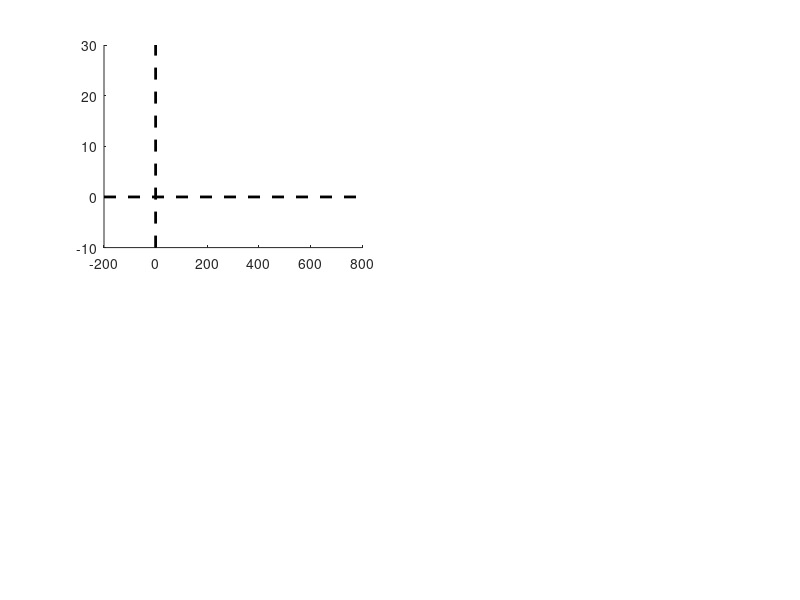

The MATLAB source for this figure: (Note: this script raises an error after producing the figure.)
%% clear contents and add current folder with subfolders
clear
close all
clc

%add functions
homedir = mfilename('fullpath');
funcdir = [homedir(1:end-15) 'functions'];
addpath(genpath(funcdir))

%% load the data

%The variable CPP contains the subject-level data, and is of size 21
%(participants) by 16 (conditions) by time. The conditions are as follows:

%1) Response-locked, short interval, validly cued, easy
%2) Response-locked, short interval, validly cued, difficult
%3) Response-locked, short interval, invalidly cued, easy
%4) Response-locked, short interval, invalidly cued, difficult
%5) Response-locked, long interval, validly cued, easy
%6) Response-locked, long interval, validly cued, difficult
%7) Response-locked, long interval, invalidly cued, easy
%8) Response-locked, long interval, invalidly cued, difficult
%9) Stimulus-locked, short interval, validly cued, easy
%10) Stimulus-locked, short interval, validly cued, difficult
%11) Stimulus-locked, short interval, invalidly cued, easy
%12) Stimulus-locked, short interval, invalidly cued, difficult
%13) Stimulus-locked, long interval, validly cued, easy
%14) Stimulus-locked, long interval, validly cued, difficult
%15) Stimulus-locked, long interval, invalidly cued, easy
%16) Stimulus-locked, long interval, invalidly cued, difficult

% The matrix 'bhvdat' has 18 columns:
%1) RT on short interval, validly cued, easy
%2) RT on short interval, validly cued, difficult
%3) RT on short interval, invalidly cued, easy
%4) RT on short interval, invalidly cued, difficult
%5) RT on long interval, validly cued, easy
%6) RT on long interval, validly cued, difficult
%7) RT on long interval, invalidly cued, easy
%8) RT on long interval, invalidly cued, difficult
%9)  Accuracy on short interval, validly cued, easy
%10) Accuracy on short interval, validly cued, difficult
%11) Accuracy on short interval, invalidly cued, easy
%12) Accuracy on short interval, invalidly cued, difficult
%13) Accuracy on long interval, validly cued, easy
%14) Accuracy on long interval, validly cued, difficult
%15) Accuracy on long interval, invalidly cued, easy
%16) Accuracy on long interval, invalidly cued, difficult
%17) False alarm rate on non-catch trials
%18) False alarm rate on catch trials 

%The variables rtime and stime keep track of time relative to response and
%relative to stimulus onset, respectively.
%ta_slopes and ta_onsets are the slopes and onsets, computed on
%trial-average waveforms.
%st_slopes and st_onsets are the average slopes and onsets computed at the 
%single trial level.
%st_onsetvar contains the cross-trial variability in onset
%The slope/onset variables are all of size participants by conditions,
%where conditions go from 1 through 8 in the order as described above (but
%without separation of stimulus locking or response locking)
%Plotcolors contains a matrix with color values for plotting 

%Permdist contains the permuted null distributions that are used to compute
%p-values for individual statistical tests. It has size test (N) by
%iteration (10000). The tests that are conducted are as follows:

%1) Trial-average onset: valid versus invalid
%2) Trial-average slope: valid versus invalid
%3) Trial-average onset: easy versus difficult
%4) Trial-average slope: easy versus difficult
%5) Mean single-trial onset: valid versus invalid
%6) Mean single-trial onset variability: valid versus invalid
%7) Mean single-trial slope: valid versus invalid
%8) Mean single-trial slope: easy versus difficult

load data.mat

%% plotting options

cols = [0 0 0; 1 0 0];
mc = 1;

%% Plot trial-average CPP for valid and invalid conditions (stimulus locked)

figure
subplot(2,2,1)
hold on
plot([0 0],[-10 30],'k--','linewidth',2) 
plot([-200 800],[0 0],'k--','linewidth',2) 

ci = 1; %this keeps track of the number of lines that have been plotted
for condi = [9 11] %loop over stimulus locked conditions   
%     plot(stime, squeeze(mean(mean(CPP(:,condi:condi+1,:)))),'color',plotcolors(ci,:),'linewidth',3);
    m  = squeeze(mean(mean(CPP(:,condi:condi+1,:))));
    eb = squeeze(std(mean(CPP(:,condi:condi+1,:),2))) ./sqrt(size(CPP,1));
    shadedErrorBar(stime,m,eb ,{'color',plotcolors(ci,:),'linewidth',3});
    ci = ci+1;
end

xlim([-200 800])
ylim([-10 30])
xlabel('Peri-stimulus time (ms)','fontsize',18)
set(gca,'tickdir','out','fontsize',18,'linewidth',1) 
ylabel('Amplitude (\muV/m^2)')
title('Effect of cue validity (short CTI)')


%plot onsets (individual subjects)
indata = [squeeze(mean(ta_onsets(:,1:2),2)) squeeze(mean(ta_onsets(:,3:4),2))];
subcols = repmat(linspace(0.2,0.9,size(indata,1))',1, 3); %colors for the individual subjects
for si = 1:size(indata,1)
    plot(indata(si,:)-(squeeze(nanmean(indata(si,:)))*mc) + (nanmean(indata)*mc),[-7 -3],'o-','MarkerFaceColor',subcols(si,:),'MarkerEdgeColor','w', 'Color',subcols(si,:))
end

%plot the average estimated CPP onsets 
plot(squeeze(mean(mean(ta_onsets(:,1:2)))),-7,'ko','markerfacecolor','k')
plot([squeeze(mean(mean(ta_onsets(:,1:2))))-std(squeeze(mean(ta_onsets(:,1:2),2)))./sqrt(size(ta_onsets,1)) squeeze(mean(mean(ta_onsets(:,1:2))))+std(squeeze(mean(ta_onsets(:,1:2),2)))./sqrt(size(ta_onsets,1))],[0 0]-7,'k','linewidth',3)
plot(squeeze(mean(mean(ta_onsets(:,3:4)))),-3,'ro','markerfacecolor','r')
plot([squeeze(mean(mean(ta_onsets(:,3:4))))-std(squeeze(mean(ta_onsets(:,3:4),2)))./sqrt(size(ta_onsets,1)) squeeze(mean(mean(ta_onsets(:,3:4))))+std(squeeze(mean(ta_onsets(:,3:4),2)))./sqrt(size(ta_onsets,1))],[0 0]-3,'r','linewidth',3)

%plot average RT as dotted lines
plot([squeeze(mean(mean(bhvdat(:,1:2)))) squeeze(mean(mean(bhvdat(:,1:2))))], [-10 30],'k--')
plot([squeeze(mean(mean(bhvdat(:,3:4)))) squeeze(mean(mean(bhvdat(:,3:4))))], [-10 30],'r--')

%run statistics
diff = mean(mean(ta_onsets(:,1:2),2)) - mean(mean(ta_onsets(:,3:4),2)); %the observed value
p = sum(diff >= permdist(1,:)) / size(permdist,2); %compute p value
ci = getpermci(diff,permdist(1,:));
text(300,-5,['p = ' num2str(p)])
text(300,-8,['CI = ' num2str(round(ci(1)*100)/100) ' ' num2str(round(ci(2)*100)/100)])

%% Plot trial-average CPP for valid and invalid conditions (response locked)

%plot the CPP for a channel, stimulus locked, and for the short interval
subplot(2,4,3)
hold on
plot([0 0],[-10 30],'k--','linewidth',2) 
plot([-400 100],[0 0],'k--','linewidth',2) 

ci = 1; %this keeps track of the number of lines that have been plotted
for condi = [1 3] %loop over stimulus locked conditions
    m  = squeeze(mean(mean(CPP(:,condi:condi+1,:))));
    eb = squeeze(std(mean(CPP(:,condi:condi+1,:),2))) ./sqrt(size(CPP,1));
    shadedErrorBar(rtime,m,eb ,{'color',plotcolors(ci,:),'linewidth',3});    
    ci = ci+1;
end

% title('response locked: short interval')
xlim([-400 100])
xlabel('Peri-response time (ms)','fontsize',18)
set(gca,'tickdir','out','fontsize',18,'linewidth',1) 
ylim([-10 30])

%test if CPP peak latency deviates significantly from time of response
vdat = squeeze(mean(CPP(:,1:2,:),2)); %response-locked CPP on valid trials
[~, peaktimes(:,1)] = max(vdat,[],2); %get index of peak
idat = squeeze(mean(CPP(:,3:4,:),2)); %response-locked CPP on valid trials
[~, peaktimes(:,2)]  = max(idat,[],2); %get index of peak

%convert to ms (instead of index)
for subi = 1:size(vdat,1)
    peaktimes(subi,1) = rtime(peaktimes(subi,1));
    peaktimes(subi,2) = rtime(peaktimes(subi,2));
end

%compare the peak latency for valid and invalid trials
[~, p] = permtest(peaktimes(:,1),peaktimes(:,2),10000);
[~, ~, ~, stats] = ttest(peaktimes(:,1),peaktimes(:,2)); %get t-statistic to get bayes factor
bf = t1smpbf(stats.tstat,21);
disp(['Response-locked CPP peak latency comparison of valid versus invalid trials: p = ' num2str(p) ', BF = ' num2str(bf)]) 


%% plot the trial-average estimated CPP slopes (valid versus invalid)

%plot the estimated CPP slopes
subplot(2,5,5)
hold on
indata = [mean(ta_slopes(:,1:2),2) mean(ta_slopes(:,3:4),2)];
wsplot(indata,mc,cols)
set(gca,'xtick',[],'tickdir','out')
ylabel('Slope (\muV / m^2 / T_s)')
set(gca,'fontsize',18)

%get the observed difference between conditions, and compare it to the
%permuted null distribution
diff = mean(mean(ta_slopes(:,1:2),2)) - mean(mean(ta_slopes(:,3:4),2)); %the observed value
p = sum(diff <= permdist(2,:)) / size(permdist,2); %compute p value
ci = getpermci(diff,permdist(2,:));
title({['p = ' num2str(p) ] ['CI = ' num2str(round(ci(1)*100)/100) ' ' num2str(round(ci(2)*100)/100)]})

%% Plot trial-average CPP for easy and difficult conditions (stimulus locked)

%plot the CPP for a channel, stimulus locked, and for the short interval
subplot(2,2,3)
hold on
plot([0 0],[-10 30],'k--','linewidth',2) 
plot([-200 800],[0 0],'k--','linewidth',2) 

ci = 1; %this keeps track of the number of lines that have been plotted
for condi = [9 10] %loop over stimulus locked conditions   
    m  = squeeze(mean(mean(CPP(:,condi:2:condi+6,:))));
    eb = squeeze(std(mean(CPP(:,condi:2:condi+6,:),2))) ./sqrt(size(CPP,1));
    shadedErrorBar(stime,m,eb ,{'color',plotcolors(ci,:),'linewidth',3});    
    ci = ci+1;
end

xlim([-200 800])
ylim([-10 30])
xlabel('Peri-stimulus time (ms)','fontsize',18)
set(gca,'tickdir','out','fontsize',18,'linewidth',1) 
ylabel('Amplitude (\muV/m^2)')
title('Effect of difficulty')

%plot onsets (individual subjects)
indata = [squeeze(mean(ta_onsets(:,1:2:7),2)) squeeze(mean(ta_onsets(:,2:2:8),2))];
subcols = repmat(linspace(0.2,0.9,size(indata,1))',1, 3); %colors for the individual subjects
for si = 1:size(indata,1)
    plot(indata(si,:)-(squeeze(nanmean(indata(si,:)))*mc) + (nanmean(indata)*mc),[-7 -3],'o-','MarkerFaceColor',subcols(si,:),'MarkerEdgeColor','w', 'Color',subcols(si,:))
end

%plot the average estimated CPP onsets 
plot(squeeze(mean(mean(ta_onsets(:,1:2:7)))),-7,'ko','markerfacecolor','k')
plot([squeeze(mean(mean(ta_onsets(:,1:2:7))))-std(squeeze(mean(ta_onsets(:,1:2:7),2)))./sqrt(size(ta_onsets,1)) squeeze(mean(mean(ta_onsets(:,1:2:7))))+std(squeeze(mean(ta_onsets(:,1:2:7),2)))./sqrt(size(ta_onsets,1))],[0 0]-7,'k','linewidth',3)
plot(squeeze(mean(mean(ta_onsets(:,2:2:8)))),-3,'ro','markerfacecolor','r')
plot([squeeze(mean(mean(ta_onsets(:,2:2:8))))-std(squeeze(mean(ta_onsets(:,2:2:8),2)))./sqrt(size(ta_onsets,1)) squeeze(mean(mean(ta_onsets(:,2:2:8))))+std(squeeze(mean(ta_onsets(:,2:2:8),2)))./sqrt(size(ta_onsets,1))],[0 0]-3,'r','linewidth',3)

%plot average RT as dotted lines
plot([squeeze(mean(mean(bhvdat(:,1:2:8)))) squeeze(mean(mean(bhvdat(:,1:2:8))))], [-10 30],'k--')
plot([squeeze(mean(mean(bhvdat(:,2:2:8)))) squeeze(mean(mean(bhvdat(:,2:2:8))))], [-10 30],'r--')

%run statistics
diff = mean(mean(ta_onsets(:,1:2:7),2)) - mean(mean(ta_onsets(:,2:2:8),2)); %the observed value
p = sum(diff <= permdist(3,:)) / size(permdist,2); %compute p value
ci = getpermci(diff,permdist(3,:));
text(300,-5,['p = ' num2str(p)])
text(300,-8,['CI = ' num2str(round(ci(1)*100)/100) ' ' num2str(round(ci(2)*100)/100)])

%% Plot trial-average CPP for easy and difficult conditions (response locked)

%plot the CPP for a channel, stimulus locked, and for the short interval
subplot(2,4,7)
hold on
plot([0 0],[-10 30],'k--','linewidth',2) 
plot([-400 100],[0 0],'k--','linewidth',2) 

ci = 1; %this keeps track of the number of lines that have been plotted
for condi = [1 2] %loop over conditions
    m  = squeeze(mean(mean(CPP(:,condi:2:condi+6,:))));
    eb = squeeze(std(mean(CPP(:,condi:2:condi+6,:),2))) ./sqrt(size(CPP,1));
    shadedErrorBar(rtime,m,eb ,{'color',plotcolors(ci,:),'linewidth',3});    
    ci = ci+1;
end

% title('response locked: short interval')
xlim([-400 100])
xlabel('Peri-response time (ms)','fontsize',18)
set(gca,'tickdir','out','fontsize',18,'linewidth',1) 
ylim([-10 30])

%compare the peak amplitude at time of response for easy and difficult
%trials
edat = squeeze(mean(CPP(:,1:2:7,:),2)); %response-locked CPP on valid trials
ddat = squeeze(mean(CPP(:,2:2:8,:),2)); %response-locked CPP on valid trials
[~, p] = permtest(edat(:,rtime==0),ddat(:,rtime==0),10000); %compare peak at time of response
[~, ~, ~, stats] = ttest(edat(:,rtime==0),ddat(:,rtime==0)); %get t-statistic to get bayes factor
bf = t1smpbf(stats.tstat,21);
disp(['Response-locked CPP peak amplitude comparison of easy and difficult trials: t(' num2str(stats.df) ') = ' num2str(stats.tstat) ' p = ' num2str(p) ', BF = ' num2str(bf)]) 

%% plot the trial-average estimated CPP slopes (easy versus difficult)

%plot the estimated CPP slopes
subplot(2,5,10)
hold on

indata = [mean(ta_slopes(:,1:2:7),2) mean(ta_slopes(:,2:2:8),2)];
wsplot(indata,mc,cols)

set(gca,'xtick',[],'tickdir','out')
ylabel('Slope (\muV / m^2 / T_s)')
set(gca,'fontsize',18)

%get the observed difference between conditions, and compare it to the
%permuted null distribution
diff = mean(mean(ta_slopes(:,1:2:7),2)) - mean(mean(ta_slopes(:,2:2:8),2)); %the observed value
p = sum(diff <= permdist(4,:)) / size(permdist,2); %compute p value
ci = getpermci(diff,permdist(4,:));
title({['p = ' num2str(p) ] ['CI = ' num2str(round(ci(1)*100)/100) ' ' num2str(round(ci(2)*100)/100)]})

%% plots of onset, onset variability, and slope, computed at the single trial level

figure

%effect of cue validity on onset
subplot(2,4,1)
indata = [mean(st_onsets(:,1:2),2) mean(st_onsets(:,3:4),2)];
wsplot(indata,mc,cols)
% ylim([100 130])
diff = mean(mean(st_onsets(:,1:2),2) - mean(st_onsets(:,3:4),2)); %the observed value
p = sum(diff >= permdist(5,:)) / size(permdist,2); %compute p value
ci = getpermci(diff,permdist(5,:));
title([{'Effect of cue validity '} {['on onset p=' num2str(p)]} {['CI = ' num2str(round(ci(1)*100)/100) ' ' num2str(round(ci(2)*100)/100)]}])
set(gca,'tickdir','out','xtick',1:2,'xticklabel',{'Valid', 'Invalid'})
box off
ylabel('Onset (ms)')


%effect of cue validity on onset variability
subplot(2,4,2)
hold on
indata = [mean(st_onsetvar(:,1:2),2) mean(st_onsetvar(:,3:4),2)];
wsplot(indata,mc,cols)
diff = mean(mean(st_onsetvar(:,1:2),2) - mean(st_onsetvar(:,3:4),2)); %the observed value
p = sum(diff >= permdist(6,:)) / size(permdist,2); %compute p value
ci = getpermci(diff,permdist(6,:));
title([{'Effect of cue validity '} {['on onset variability p=' num2str(p)]} {['CI = ' num2str(round(ci(1)*100)/100) ' ' num2str(round(ci(2)*100)/100)]}])
set(gca,'tickdir','out','xtick',1:2,'xticklabel',{'Valid', 'Invalid'} )
box off
ylabel('Onset variability (ms)')


%effect of cue validity on slope
subplot(2,4,3)
hold on
indata = [mean(st_slopes(:,1:2),2) mean(st_slopes(:,3:4),2)];
wsplot(indata,mc,cols)
diff = mean(mean(st_slopes(:,1:2),2) - mean(st_slopes(:,3:4),2)); %the observed value
p = sum(diff <= permdist(7,:)) / size(permdist,2); %compute p value
ci = getpermci(diff,permdist(7,:));
title([{'Effect of cue validity '} {['on slope p=' num2str(p)]} {['CI = ' num2str(round(ci(1)*100)/100) ' ' num2str(round(ci(2)*100)/100)]}])
set(gca,'tickdir','out','xtick',1:2,'xticklabel',{'Valid', 'Invalid'})
box off
ylabel('Slope (\muV / m^2 / T_s)')


%effect of difficulty on slope
subplot(2,4,4)
hold on
indata = [mean(st_slopes(:,1:2:7),2) mean(st_slopes(:,2:2:8),2)];
wsplot(indata,mc,cols)
diff = mean(mean(st_slopes(:,1:2:7),2) - mean(st_slopes(:,2:2:8),2)); %the observed value
p = sum(diff <= permdist(8,:)) / size(permdist,2); %compute p value
ci = getpermci(diff,permdist(8,:));
title([{'Effect of difficulty'} {['on slope p=' num2str(p)]} {['CI = ' num2str(round(ci(1)*100)/100) ' ' num2str(round(ci(2)*100)/100)]}])
set(gca,'tickdir','out','xtick',1:2,'xticklabel',{'Easy', 'Difficult'})
box off
ylabel('Slope (\muV / m^2 / T_s)')

%% correlate single-trial onset and trial average onset

[r, p] = corr(mean(st_onsets,2),mean(ta_onsets,2));
disp(['Correlation between trial average onset and single trial onset: r = ' num2str(r) ', p = ' num2str(p) ])

